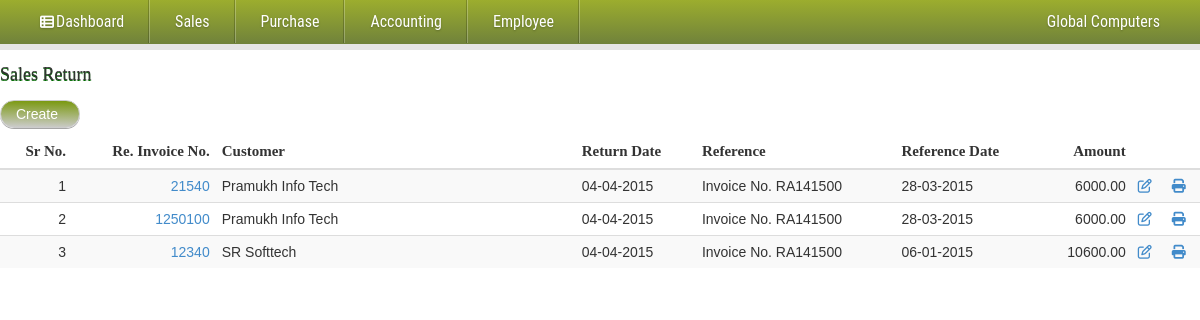
Page /admin/sales_return.php (signed in) on the committed database.
### tables this page shows
CREATE TABLE IF NOT EXISTS `sales_return` (
  `sales_return_id` varchar(20) NOT NULL,
  `return_date` date NOT NULL,
  `customer_id` int(10) NOT NULL,
  `reference` varchar(20) NOT NULL,
  `ref_date` date NOT NULL,
  `tax` varchar(30) NOT NULL,
  `despatch_by` varchar(100) NOT NULL,
  `despatch_date` date NOT NULL,
  `lr_no` varchar(20) NOT NULL,
  `remark` varchar(200) NOT NULL,
  `from_city` varchar(50) NOT NULL,
  `to_city` varchar(50) NOT NULL,
  `no_of_cases` varchar(20) NOT NULL,
  `sales_return_type` varchar(10) NOT NULL,
  `is_deleted` varchar(2) NOT NULL,
  `entry_date` datetime NOT NULL,
  PRIMARY KEY (`sales_return_id`),
  UNIQUE KEY `sales_return_id` (`sales_return_id`)
);

CREATE TABLE IF NOT EXISTS `customer_master` (
  `customer_id` int(10) NOT NULL AUTO_INCREMENT,
  `customer_name` varchar(100) NOT NULL,
  `address` varchar(200) NOT NULL,
  `city` varchar(50) NOT NULL,
  `state` varchar(50) NOT NULL,
  `pincode` int(6) NOT NULL,
  `mobile_no` varchar(10) NOT NULL,
  `contact_name` varchar(100) NOT NULL,
  `email_id` varchar(50) NOT NULL,
  `vat_tin_no` int(11) NOT NULL,
  `cst_no` int(11) NOT NULL,
  `designation` varchar(20) NOT NULL,
  `phone_no` varchar(12) NOT NULL,
  `iscompany` varchar(1) NOT NULL,
  `is_deleted` varchar(1) NOT NULL,
  `entry_date` datetime NOT NULL,
  PRIMARY KEY (`customer_id`)
);

### admin/sales_return.php (the view, shortened to what this page needs)
<?php include_once("header.php");?>
<form action="" method="post" role="form">
	<h4  id="title">Sales Return</h4>
	<a href="#modal" id="btn-create">Create</a><br/><br/>
  <div class="table-responsive">
    <table class="table table-striped">
      <thead>
        <tr>
		<th style="text-align:right; width:6%"><b id="b-title">Sr No.</b></th>
          <th style="text-align:right"><b id="b-title">Re. Invoice No.</b></th>
		  <th><b id="b-title">Customer </b></th>
          <th><b id="b-title">Return Date</b></th>
		  <th><b id="b-title">Reference </b></th>
		  <th><b id="b-title">Reference Date</b></th>
		  <th  style="text-align:right"><b id="b-title">Amount</b></th>
		  <th colspan="2"></th>
        </tr>
      </thead>
      <tbody>
		  <?php
	 echo "<tr>";
	 $i=1;
	 $rs=mysql_query("select a.sales_return_id,customer_name,return_date,reference,ref_date,(select sum(item_price*item_qty) from sales_return_detail where sales_return_id=a.sales_return_id) as total from sales_return a,customer_master b where  a.customer_id=b.customer_id and a.is_deleted='0' order by a.entry_date desc")or die(mysql_error());
	  while($row=mysql_fetch_array($rs))
	  {
	 	echo '<td style="text-align:right;">'.$i++.'</td>';
	  	echo '<td style="text-align:right ;width=10%"><a href="sales.php?tmpid='.$row['sales_return_id'].'&&list=view_sales_return">'.$row['sales_return_id'].'</a></td>';
	 	echo "<td width=30%>".$row['customer_name']."</td>";
		echo "<td>".date("d-m-Y",strtotime($row['return_date']))."</td>";
		echo "<td>".$row['reference']."</td>";
		echo "<td>".date("d-m-Y",strtotime($row['ref_date']))."</td>";
	  	echo "<td align=right>".$row['total']."</td>";
		echo'<td><a href="#id='.$row['sales_return_id'].'&update=sales_return" <i class="fa fa-edit"></i></a></td>';
		echo'<td><a href="?print=sales_return&id='.$row['sales_return_id'].'" <i class="fa fa-print"></i></a></td></tr>';
	  }
	  ?>
      </tbody>
    </table>
  </div>
</form>

### styles/menu_style.css (style rules this page uses)
.fa { display:inline-block;font-family:FontAwesome;font-style:normal;font-weight:normal;line-height:1;-webkit-font-smoothing:antialiased;-moz-osx-font-smoothing:grayscale }
.fa-print:before { content:"\f02f" }
.fa-edit:before,.fa-pencil-square-o:before { content:"\f044" }

### styles/style.css (style rules this page uses)
#title { width:100%; font-family:Georgia, "Times New Roman", Times, serif; height:auto; margin-top:15px; text-shadow: 0 1px #006600; }
body { margin: 0; padding: 0; color: #414141; }
#b-title { font-family:"Times New Roman", Times, serif; font-size:15px; }
#btn-create { background: -webkit-linear-gradient(180deg, #CCCCCC, #79980d); background: -o-linear-gradient(180deg, #333333, #79980d); background: -moz-linear-gradient(180deg, #333333, #79980d); background: linear-gradient(1deg,#CCCCCC,#79980d); filter: progid:DXImageTransform.Microsoft.gradient(GradientType=0,StartColorStr='#f6f6f6', EndColorStr='#e1e1e1'); border: 1px solid #ccc; color:#FFFFFF; display:inline-block; min-width:80px; float:left; font-family:Verdana, Arial, Helvetica, sans-serif; margin-right:0px; margin-bottom:5px; padding:3px 0px; padding-left:15px; margin-top:5px; text-decoration:none; border-radius:20px; -moz-border-radius:20px; -webkit-border-radius:20px; -moz-box-shadow:0 1px rgba(0,0,0,.35); -webkit-box-shadow:0 1px rgba(0,0,0,.35); }

### styles/popup.css (style rules this page uses)
html, body, div, span, applet, object, iframe, h1, h2, h3, h4, h5, h6, p, blockquote, pre, a, abbr, acronym, address, big, cite, code, del, dfn, em, img, ins, kbd, q, s, samp, small, strike, strong, sub, sup, tt, var, b, u, i, center, dl, dt, dd, ol, ul, li, fieldset, form, label, legend, table, caption, tbody, tfoot, thead, tr, th, td, article, aside, canvas, details, embed, figure, figcaption, footer, header, hgroup, menu, nav, output, ruby, section, summary, time, mark, audio, video { margin: 0; padding: 0; border: 0; font-size: 100%; font: inherit; vertical-align: baseline; }
body { line-height: 1; }
table { border-collapse: collapse; border-spacing: 0; }

### rows in the picture
sales_return: sales_return_id "21540", customer.customer_name "Pramukh Info Tech", return_date "04-04-2015", reference "Invoice No. RA141500", ref_date "28-03-2015", total "6000.00"
sales_return: sales_return_id "1250100", customer.customer_name "Pramukh Info Tech", return_date "04-04-2015", reference "Invoice No. RA141500", ref_date "28-03-2015", total "6000.00"
sales_return: sales_return_id "12340", customer.customer_name "SR Softtech", return_date "04-04-2015", reference "Invoice No. RA141500", ref_date "06-01-2015", total "10600.00"

### other values in the picture
$_SESSION['ossem_enterprise_name'] "Global Computers"
